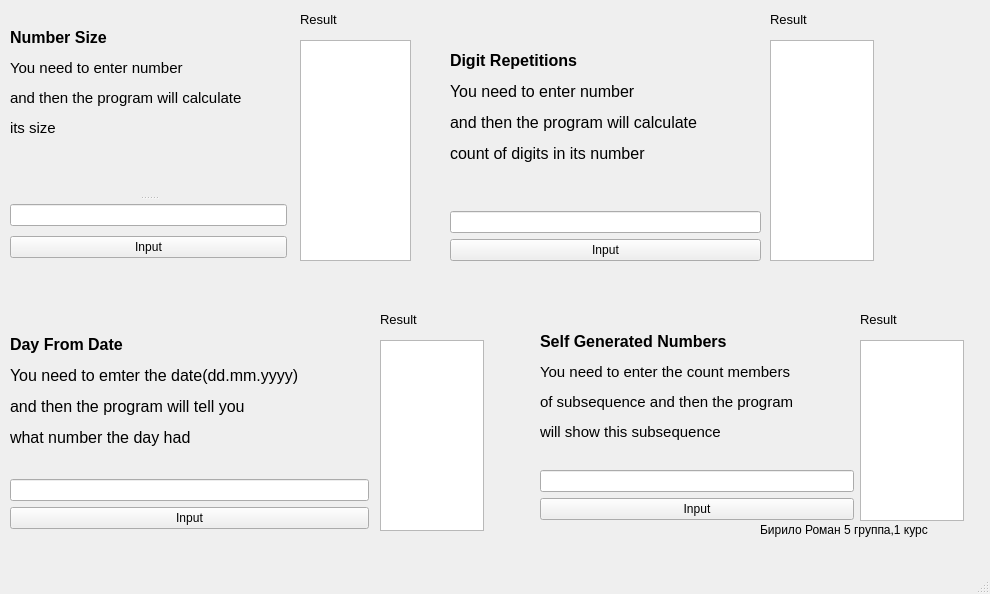
<?xml version="1.0" encoding="UTF-8"?>
<ui version="4.0">
 <class>MainWindow</class>
 <widget class="QMainWindow" name="MainWindow">
  <property name="geometry">
   <rect>
    <x>0</x>
    <y>0</y>
    <width>990</width>
    <height>594</height>
   </rect>
  </property>
  <property name="windowTitle">
   <string>MainWindow</string>
  </property>
  <widget class="QWidget" name="centralwidget">
   <widget class="QTextEdit" name="textEditNumSize">
    <property name="geometry">
     <rect>
      <x>300</x>
      <y>40</y>
      <width>111</width>
      <height>221</height>
     </rect>
    </property>
   </widget>
   <widget class="QTextEdit" name="textEditDigitRep">
    <property name="geometry">
     <rect>
      <x>770</x>
      <y>40</y>
      <width>104</width>
      <height>221</height>
     </rect>
    </property>
   </widget>
   <widget class="QTextEdit" name="textEditDay">
    <property name="geometry">
     <rect>
      <x>380</x>
      <y>340</y>
      <width>104</width>
      <height>191</height>
     </rect>
    </property>
   </widget>
   <widget class="QTextEdit" name="textEditSelfGen">
    <property name="geometry">
     <rect>
      <x>860</x>
      <y>340</y>
      <width>104</width>
      <height>181</height>
     </rect>
    </property>
   </widget>
   <widget class="QLabel" name="label_5">
    <property name="geometry">
     <rect>
      <x>300</x>
      <y>10</y>
      <width>101</width>
      <height>20</height>
     </rect>
    </property>
    <property name="text">
     <string>&lt;html&gt;&lt;head/&gt;&lt;body&gt;&lt;p&gt;&lt;span style=&quot; font-size:10pt;&quot;&gt;Result&lt;/span&gt;&lt;/p&gt;&lt;/body&gt;&lt;/html&gt;</string>
    </property>
   </widget>
   <widget class="QLabel" name="label_6">
    <property name="geometry">
     <rect>
      <x>770</x>
      <y>10</y>
      <width>101</width>
      <height>20</height>
     </rect>
    </property>
    <property name="text">
     <string>&lt;html&gt;&lt;head/&gt;&lt;body&gt;&lt;p&gt;&lt;span style=&quot; font-size:10pt;&quot;&gt;Result&lt;/span&gt;&lt;/p&gt;&lt;/body&gt;&lt;/html&gt;</string>
    </property>
   </widget>
   <widget class="QLabel" name="label_7">
    <property name="geometry">
     <rect>
      <x>380</x>
      <y>310</y>
      <width>101</width>
      <height>20</height>
     </rect>
    </property>
    <property name="text">
     <string>&lt;html&gt;&lt;head/&gt;&lt;body&gt;&lt;p&gt;&lt;span style=&quot; font-size:10pt;&quot;&gt;Result&lt;/span&gt;&lt;/p&gt;&lt;/body&gt;&lt;/html&gt;</string>
    </property>
   </widget>
   <widget class="QLabel" name="label_8">
    <property name="geometry">
     <rect>
      <x>860</x>
      <y>310</y>
      <width>101</width>
      <height>20</height>
     </rect>
    </property>
    <property name="text">
     <string>&lt;html&gt;&lt;head/&gt;&lt;body&gt;&lt;p&gt;&lt;span style=&quot; font-size:10pt;&quot;&gt;Result&lt;/span&gt;&lt;/p&gt;&lt;/body&gt;&lt;/html&gt;</string>
    </property>
   </widget>
   <widget class="QSplitter" name="splitter">
    <property name="geometry">
     <rect>
      <x>10</x>
      <y>10</y>
      <width>277</width>
      <height>253</height>
     </rect>
    </property>
    <property name="orientation">
     <enum>Qt::Orientation::Vertical</enum>
    </property>
    <widget class="QLabel" name="label">
     <property name="text">
      <string>&lt;html&gt;&lt;head/&gt;&lt;body&gt;&lt;p&gt;&lt;span style=&quot; font-size:12pt; font-weight:700;&quot;&gt;Number Size&lt;/span&gt;&lt;/p&gt;&lt;p&gt;&lt;span style=&quot; font-size:11pt;&quot;&gt;You need to enter number &lt;/span&gt;&lt;/p&gt;&lt;p&gt;&lt;span style=&quot; font-size:11pt;&quot;&gt;and then the program will calculate&lt;/span&gt;&lt;/p&gt;&lt;p&gt;&lt;span style=&quot; font-size:11pt;&quot;&gt;its size&lt;/span&gt;&lt;/p&gt;&lt;p&gt;&lt;br/&gt;&lt;/p&gt;&lt;/body&gt;&lt;/html&gt;</string>
     </property>
    </widget>
    <widget class="QWidget" name="layoutWidget">
     <layout class="QVBoxLayout" name="verticalLayout">
      <item>
       <widget class="QLineEdit" name="lineEditNumSize"/>
      </item>
      <item>
       <widget class="QPushButton" name="pushButtonNumSize">
        <property name="text">
         <string>Input</string>
        </property>
       </widget>
      </item>
     </layout>
    </widget>
   </widget>
   <widget class="QWidget" name="layoutWidget">
    <property name="geometry">
     <rect>
      <x>450</x>
      <y>10</y>
      <width>311</width>
      <height>251</height>
     </rect>
    </property>
    <layout class="QVBoxLayout" name="verticalLayout_3">
     <item>
      <layout class="QVBoxLayout" name="verticalLayout_2">
       <item>
        <widget class="QLabel" name="label_3">
         <property name="text">
          <string>&lt;html&gt;&lt;head/&gt;&lt;body&gt;&lt;p&gt;&lt;span style=&quot; font-size:12pt; font-weight:700;&quot;&gt;Digit Repetitions&lt;/span&gt;&lt;/p&gt;&lt;p&gt;&lt;span style=&quot; font-size:12pt;&quot;&gt;You need to enter number&lt;/span&gt;&lt;/p&gt;&lt;p&gt;&lt;span style=&quot; font-size:12pt;&quot;&gt;and then the program will calculate&lt;/span&gt;&lt;/p&gt;&lt;p&gt;&lt;span style=&quot; font-size:12pt;&quot;&gt;count of digits in its number&lt;/span&gt;&lt;/p&gt;&lt;/body&gt;&lt;/html&gt;</string>
         </property>
        </widget>
       </item>
       <item>
        <widget class="QLineEdit" name="lineEditDigtRep"/>
       </item>
      </layout>
     </item>
     <item>
      <widget class="QPushButton" name="pushButtonDigtiRep">
       <property name="text">
        <string>Input</string>
       </property>
      </widget>
     </item>
    </layout>
   </widget>
   <widget class="QWidget" name="layoutWidget">
    <property name="geometry">
     <rect>
      <x>10</x>
      <y>310</y>
      <width>359</width>
      <height>219</height>
     </rect>
    </property>
    <layout class="QVBoxLayout" name="verticalLayout_5">
     <item>
      <layout class="QVBoxLayout" name="verticalLayout_4">
       <item>
        <widget class="QLabel" name="label_4">
         <property name="text">
          <string>&lt;html&gt;&lt;head/&gt;&lt;body&gt;&lt;p&gt;&lt;span style=&quot; font-size:12pt; font-weight:700;&quot;&gt;Day From Date&lt;/span&gt;&lt;/p&gt;&lt;p&gt;&lt;span style=&quot; font-size:12pt;&quot;&gt;You need to emter the date(dd.mm.yyyy)&lt;/span&gt;&lt;/p&gt;&lt;p&gt;&lt;span style=&quot; font-size:12pt;&quot;&gt;and then the program will tell you &lt;/span&gt;&lt;/p&gt;&lt;p&gt;&lt;span style=&quot; font-size:12pt;&quot;&gt;what number the day had&lt;/span&gt;&lt;/p&gt;&lt;/body&gt;&lt;/html&gt;</string>
         </property>
        </widget>
       </item>
       <item>
        <widget class="QLineEdit" name="lineEditDay"/>
       </item>
      </layout>
     </item>
     <item>
      <widget class="QPushButton" name="pushButtonDay">
       <property name="text">
        <string>Input</string>
       </property>
      </widget>
     </item>
    </layout>
   </widget>
   <widget class="QWidget" name="layoutWidget">
    <property name="geometry">
     <rect>
      <x>540</x>
      <y>310</y>
      <width>314</width>
      <height>210</height>
     </rect>
    </property>
    <layout class="QVBoxLayout" name="verticalLayout_7">
     <item>
      <layout class="QVBoxLayout" name="verticalLayout_6">
       <item>
        <widget class="QLabel" name="label_2">
         <property name="text">
          <string>&lt;html&gt;&lt;head/&gt;&lt;body&gt;&lt;p&gt;&lt;span style=&quot; font-size:12pt; font-weight:700;&quot;&gt;Self Generated Numbers&lt;/span&gt;&lt;/p&gt;&lt;p&gt;&lt;span style=&quot; font-size:11pt;&quot;&gt;You need to enter the count members &lt;/span&gt;&lt;/p&gt;&lt;p&gt;&lt;span style=&quot; font-size:11pt;&quot;&gt;of subsequence and then the program &lt;/span&gt;&lt;/p&gt;&lt;p&gt;&lt;span style=&quot; font-size:11pt;&quot;&gt;will show this subsequence&lt;/span&gt;&lt;/p&gt;&lt;/body&gt;&lt;/html&gt;</string>
         </property>
        </widget>
       </item>
       <item>
        <widget class="QLineEdit" name="lineEditSelfGen"/>
       </item>
      </layout>
     </item>
     <item>
      <widget class="QPushButton" name="pushButtonSelfGen">
       <property name="text">
        <string>Input</string>
       </property>
      </widget>
     </item>
    </layout>
   </widget>
   <widget class="QLabel" name="label_9">
    <property name="geometry">
     <rect>
      <x>760</x>
      <y>520</y>
      <width>221</width>
      <height>20</height>
     </rect>
    </property>
    <property name="text">
     <string>Бирило Роман 5 группа,1 курс</string>
    </property>
   </widget>
  </widget>
  <widget class="QMenuBar" name="menubar">
   <property name="geometry">
    <rect>
     <x>0</x>
     <y>0</y>
     <width>990</width>
     <height>25</height>
    </rect>
   </property>
  </widget>
  <widget class="QStatusBar" name="statusbar"/>
 </widget>
 <resources/>
 <connections/>
</ui>
